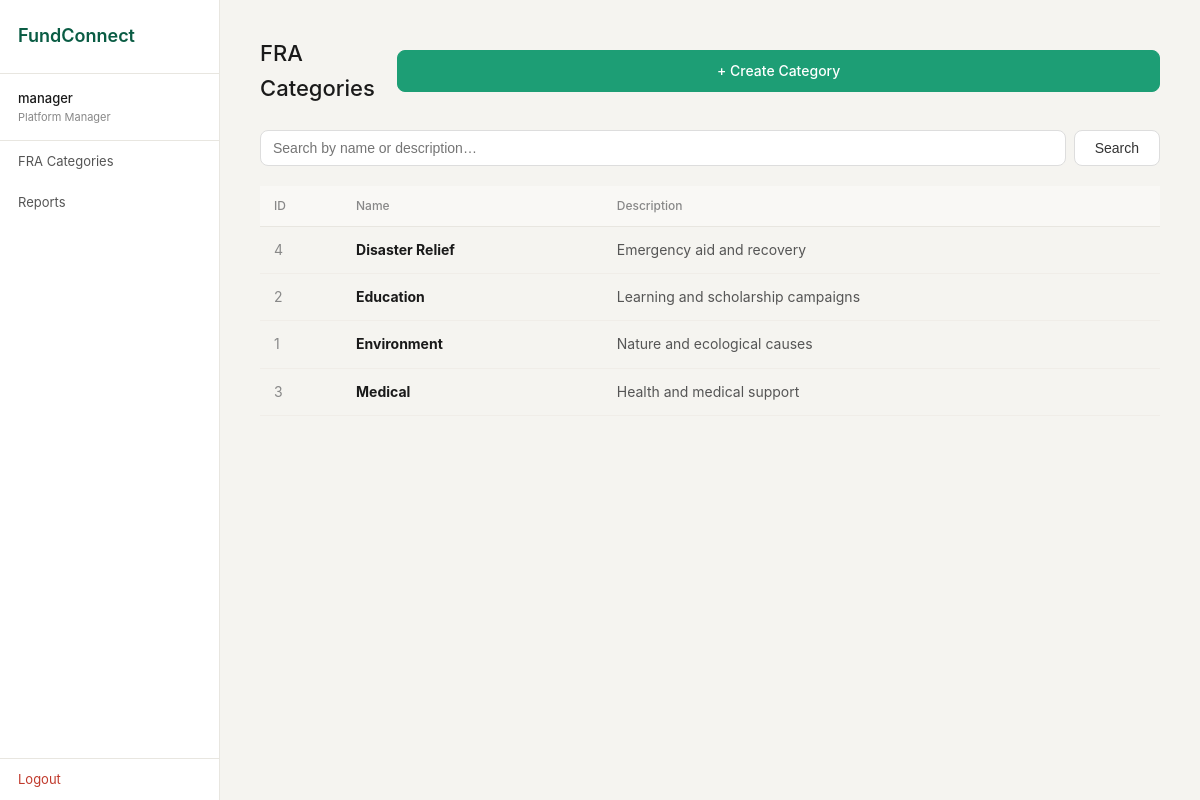
The app's page /manager/categories (signed in) with its own data.
### tables this page shows
CREATE TABLE fra_category (
                id          INTEGER PRIMARY KEY AUTOINCREMENT,
                name        TEXT NOT NULL UNIQUE,
                description TEXT,
                created_at  TEXT DEFAULT (datetime('now'))
            );

### boundary/app.py (the view)
@app.route("/manager/categories")
def pm_categories():
    if "user_id" not in session or session["role"] != "Platform Manager":
        return redirect(url_for("login"))
    q = request.args.get("q", "").strip()
    result = FRACategoryController.list_categories(q or None)
    return render_template("pm_categories.html", categories=result["data"], q=q)

### boundary/templates/pm_categories.html (shortened to what this page needs)
{% extends "base.html" %}
{% block content %}
<div class="page-header">
  <h1 class="page-title">FRA Categories</h1>
  <a href="{{ url_for('pm_category_create') }}" class="btn btn-primary">+ Create Category</a>
</div>
<form method="GET" style="margin-bottom: 20px; display: flex; gap: 8px;">
  <input type="text" name="q" value="{{ q }}" placeholder="Search by name or description…"
         style="flex: 1; padding: 9px 12px; border-radius: 8px; border: 1px solid #ddd; font-size: 14px;">
  <button class="btn" type="submit">Search</button>
</form>
{% if categories %}
<div class="table-wrap">
  <table>
    <thead>
      <tr>
        <th>ID</th>
        <th>Name</th>
        <th>Description</th>
      </tr>
    </thead>
    <tbody>
      {% for c in categories %}
      <tr style="cursor: pointer;"
          onclick="window.location='{{ url_for('pm_category_view', cid=c.id) }}'">
        <td style="color: #888;">{{ c.id }}</td>
        <td><strong>{{ c.name }}</strong></td>
        <td style="color: #555;">{{ c.description or '—' }}</td>
      </tr>
      {% endfor %}
    </tbody>
  </table>
</div>
{% else %}
<div class="empty-state">
  <div class="empty-icon">🏷️</div>
  <p>No categories found.</p>
</div>
{% endif %}
{% endblock %}

### boundary/static/css/style.css (style rules this page uses)
*, *::before, *::after { box-sizing: border-box; margin: 0; padding: 0; }
body { font-family: -apple-system, BlinkMacSystemFont, 'Segoe UI', sans-serif; font-size: 15px; background: #f5f4f0; color: #1a1a1a; line-height: 1.6; }
a { text-decoration: none; color: inherit; }
.btn { display: inline-block; padding: 9px 20px; border-radius: 8px; font-size: 14px; font-weight: 500; cursor: pointer; border: 1px solid #ddd; background: #fff; color: #333; }
.btn-primary { background: #1d9e75; color: #fff; border-color: #1d9e75; width: 100%; text-align: center; }
.page-header { display: flex; justify-content: space-between; align-items: center; margin-bottom: 24px; }
.page-title { font-size: 22px; font-weight: 500; }
.table-wrap { overflow-x: auto; }
table { width: 100%; border-collapse: collapse; font-size: 14px; }
th { text-align: left; padding: 10px 14px; font-size: 12px; font-weight: 500; color: #888; border-bottom: 1px solid #e8e6e0; background: #f9f8f5; }
td { padding: 12px 14px; border-bottom: 1px solid #f0ede8; vertical-align: middle; }

### records on screen
fra_category: id "4", name "Disaster Relief", description "Emergency aid and recovery"
fra_category: id "2", name "Education", description "Learning and scholarship campaigns"
fra_category: id "1", name "Environment", description "Nature and ecological causes"
fra_category: id "3", name "Medical", description "Health and medical support"

### other values on screen
{{ session.username }} "manager"
{{ session.role }} "Platform Manager"
